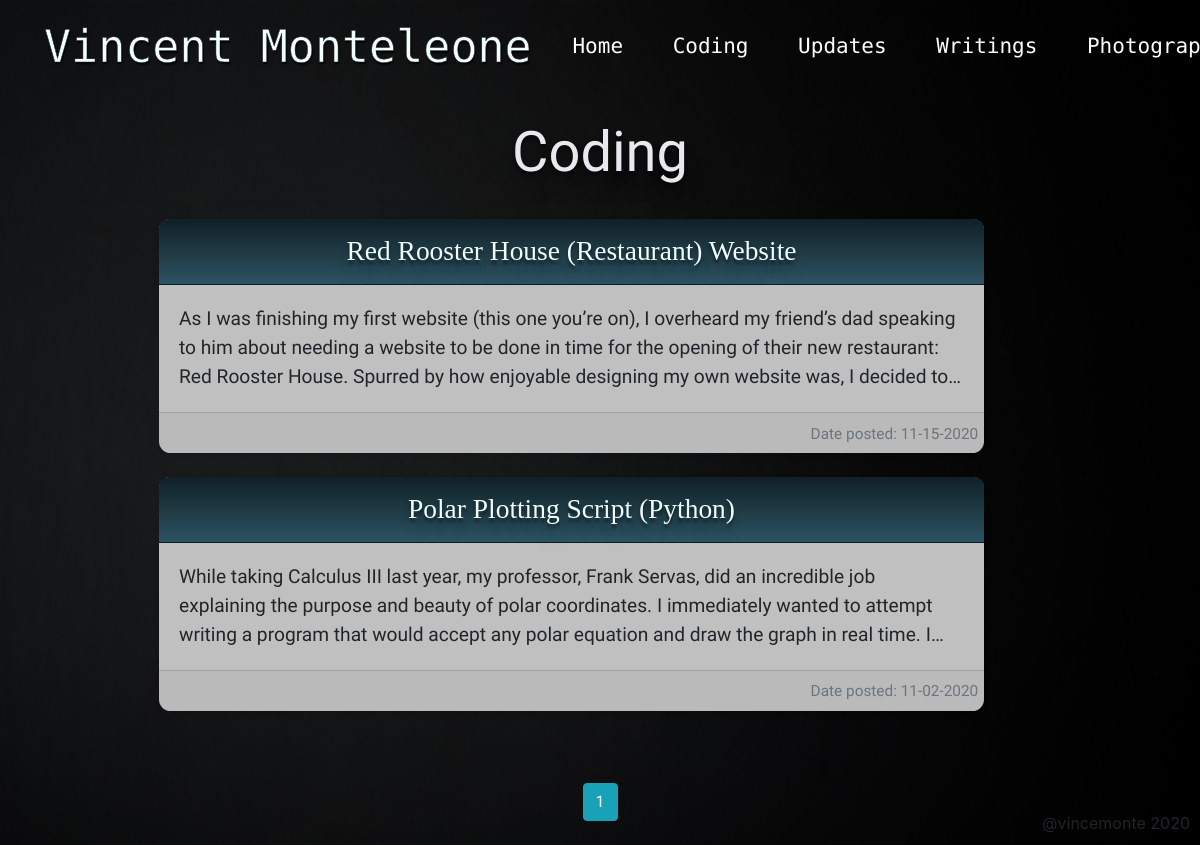
Page /coding on the committed database.
### personalWebsite/models.py (models this page shows, shortened)
class Project(db.Model):
    id = db.Column(db.Integer, primary_key=True)
    title = db.Column(db.String(100), nullable=False)
    type = db.Column(db.String(20), nullable=False)
    content= db.Column(db.Text, nullable=True)
    files = db.Column(db.String(80), nullable=True) #holds the path to the file images
    date_posted = db.Column(db.DateTime, nullable=False, default=datetime.now)
    user_id = db.Column(db.Integer, db.ForeignKey('user.id'), nullable=False)
    home_post = db.relationship('HomePost', backref='project', uselist=False)

### personalWebsite/posts/routes.py (the view)
@posts.route('/coding')
def coding():
    page = request.args.get('page', 1, type=int)
    posts = Project.query.filter_by(type='coding').order_by(Project.id.desc()).paginate(page=page, per_page=10)
    return render_template('coding.html', posts=posts)

### personalWebsite/templates/coding.html (shortened to what this page needs)
{% extends "layout.html" %}
{% block content %}
<div class="container post-section">
  <h1 class="display-4 text-white-2 text-center">Coding</h1>
  <hr>
  <div class="row text-center">
    {% for post in posts.items %}
    <div class="col-lg-9">
      <div class="card mb-4 shadow-sm">
        <div class="card-header">
          <a class = "card-title" href="{{ url_for('posts.project', title=post.title) }}">{{ post.title }}</a>
        </div>
        <div class="card-body">
          <p class= "card-text max-length-card ellipsis-text text-left">{{ post.content }}</p>
        </div>
        <div class="card-footer text-right">
          <small class="text-muted">Date posted: {{ post.date_posted.strftime('%m-%d-%Y') }}</small>
        </div>
      </div>
    </div>
    {% endfor %}
  </div>
  <div class="container mt-5 text-center">
    {% for page_num in posts.iter_pages(left_edge=1, right_edge=1, left_current=1, right_current=2) %}
      {% if page_num %}
        {% if posts.page == page_num %}
          <a class="btn btn-info mb-4" href="{{ url_for('posts.coding', page=page_num) }}">{{ page_num }}</a>
        {% else %}
          <a class="btn btn-outline-info mb-4" href="{{ url_for('posts.coding', page=page_num) }}">{{ page_num }}</a>
        {% endif %}
      {% else %}
        <small>...</small>
      {% endif %}
    {% endfor %}
  </div>
</div>
{% endblock content %}

### personalWebsite/static/main.css (style rules this page uses)
body { margin: 0; background-position: top; background-size: cover; width: 100%; background-image: url(images/GrayWallBackground.jpg); transition: 4s ease; }
.col-lg-9 { max-width: 80%; margin-left: 10%; margin-right: auto; }
.row .card { border-style: none; background: #C0C0C0; border-radius: .6em; }
.row .card-header { background: #0f2027; background: -webkit-linear-gradient(to bottom, #0f2027, #203a43, #2c5364); background: linear-gradient(to bottom, #0f2027, #203a43, #2c5364); border-top-right-radius: .5em; border-top-left-radius: .5em; }
.card-title { text-decoration: none; color: #F0FFFF; font-size: 1.43em; font-weight: 500; text-align: left; font-family: 'Crimson Text', serif; text-shadow: 0px 4px 3px rgba(0,0,0,0.4), 0px 8px 13px rgba(0,0,0,0.1), 0px 18px 23px rgba(0,0,0,0.1); }
.card-footer { padding: .3em; }
.ellipsis-text { overflow: hidden; display: -webkit-box; -webkit-line-clamp: 3; -webkit-box-orient: vertical; }
.post-section { margin-top: 6.2em; }
.text-white-2 { color: #E7E9EE; text-shadow: 0px 4px 3px rgba(0,0,0,0.4), 0px 8px 13px rgba(0,0,0,0.1), 0px 18px 23px rgba(0,0,0,0.1); }

### rows in the picture
Project: title "Red Rooster House (Restaurant) Website", content "As I was finishing my first website (this one you’re on), I overheard my friend’s dad speaking to him about needing a website to be done in time for the opening of their new restaurant: Red Rooster House. Spurred by how enjoyable designing my own website was, I decided…", date_posted "11-15-2020"
Project: title "Polar Plotting Script (Python)", content "While taking Calculus III last year, my professor, Frank Servas, did an incredible job explaining the purpose and beauty of polar coordinates. I immediately wanted to attempt writing a program that would accept any polar equation and draw the graph in real time.…", date_posted "11-02-2020"

### other values in the picture
{{ page_num }} "1"
